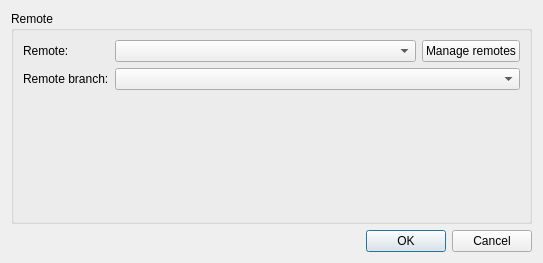
<?xml version="1.0" encoding="UTF-8"?>
<ui version="4.0">
 <class>Dialog</class>
 <widget class="QDialog" name="Dialog">
  <property name="geometry">
   <rect>
    <x>0</x>
    <y>0</y>
    <width>543</width>
    <height>263</height>
   </rect>
  </property>
  <property name="windowTitle">
   <string>Pull</string>
  </property>
  <layout class="QVBoxLayout" name="verticalLayout_2">
   <item>
    <widget class="QGroupBox" name="groupBox">
     <property name="title">
      <string>Remote</string>
     </property>
     <layout class="QVBoxLayout" name="verticalLayout">
      <item>
       <layout class="QGridLayout" name="gridLayout">
        <item row="1" column="0">
         <widget class="QLabel" name="label_2">
          <property name="sizePolicy">
           <sizepolicy hsizetype="Preferred" vsizetype="Maximum">
            <horstretch>0</horstretch>
            <verstretch>0</verstretch>
           </sizepolicy>
          </property>
          <property name="text">
           <string>Remote branch:</string>
          </property>
         </widget>
        </item>
        <item row="0" column="2">
         <widget class="QPushButton" name="btnManageRemotes">
          <property name="sizePolicy">
           <sizepolicy hsizetype="Maximum" vsizetype="Fixed">
            <horstretch>0</horstretch>
            <verstretch>0</verstretch>
           </sizepolicy>
          </property>
          <property name="text">
           <string>Manage remotes</string>
          </property>
         </widget>
        </item>
        <item row="0" column="0">
         <widget class="QLabel" name="label">
          <property name="sizePolicy">
           <sizepolicy hsizetype="Maximum" vsizetype="Preferred">
            <horstretch>0</horstretch>
            <verstretch>0</verstretch>
           </sizepolicy>
          </property>
          <property name="text">
           <string>Remote:</string>
          </property>
         </widget>
        </item>
        <item row="0" column="1">
         <widget class="QComboBox" name="comboRemote"/>
        </item>
        <item row="1" column="1" colspan="2">
         <widget class="QComboBox" name="comboBranch"/>
        </item>
       </layout>
      </item>
      <item>
       <spacer name="verticalSpacer">
        <property name="orientation">
         <enum>Qt::Vertical</enum>
        </property>
        <property name="sizeHint" stdset="0">
         <size>
          <width>20</width>
          <height>40</height>
         </size>
        </property>
       </spacer>
      </item>
     </layout>
    </widget>
   </item>
   <item>
    <widget class="QDialogButtonBox" name="buttonBox">
     <property name="orientation">
      <enum>Qt::Horizontal</enum>
     </property>
     <property name="standardButtons">
      <set>QDialogButtonBox::Cancel|QDialogButtonBox::Ok</set>
     </property>
    </widget>
   </item>
  </layout>
 </widget>
 <resources/>
 <connections/>
</ui>
